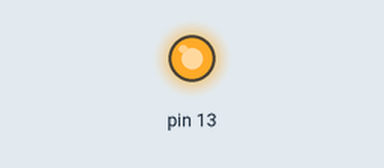
Recording of a sketch running on a simulated Arduino Uno, built with avr-gcc and run on an emulated ATmega328P. On the bench: output pins drawn as LEDs (lit = HIGH). Sleep ends after the set time or at an interrupt; what the sketch prints to the serial monitor is not drawn.

Above: at 4.0 s.
At 8.4 s:
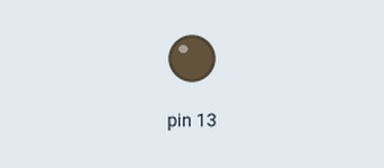
Timing chart, 0 to 10.6 s (numbered marks = the images above):
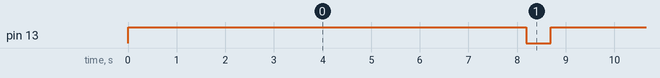

The sketch:

working_sleep_xbee_end.ino
```cpp
#include <avr/sleep.h>
// This library contains functions to set various low-power
// states for the ATmega328

// This variable is made volatile because it is changed inside
// an interrupt function
volatile int sleep_count = 0; // Keep track of how many sleep
// cycles have been completed.
const int interval = 5; // Interval in minutes between waking
// and doing tasks.
const int sleep_total = (interval*60)/8; // Approximate number
// of sleep cycles needed before the interval defined above
// elapses. Not that this does integer math.

void setup(void) {
watchdogOn(); // Turn on the watch dog timer.
pinMode(13, OUTPUT);
 Serial.begin(9600);
// The following saves some extra power by disabling some
// peripherals I am not using.

// Disable the ADC by setting the ADEN bit (bit 7) to zero.
ADCSRA = ADCSRA & B01111111;

// Disable the analog comparator by setting the ACD bit
// (bit 7) to one.
ACSR = B10000000;

// Disable digital input buffers on all analog input pins
// by setting bits 0-5 to one.
DIDR0 = DIDR0 | B00111111;
}

void loop(void) {
//goToSleep(); // ATmega328 goes to sleep for about 8 seconds
// and continues to execute code when it wakes up
digitalWrite(13, HIGH);   // turn the    // wait for a second
Serial.print('H');
delay(500);
goToSleep();
 digitalWrite(13, LOW);
 Serial.print('L');
delay(500);
}

void goToSleep()
{
// The ATmega328 has five different sleep states.
// See the ATmega 328 datasheet for more information.
// SLEEP_MODE_IDLE -the least power savings
// SLEEP_MODE_ADC
// SLEEP_MODE_PWR_SAVE
// SLEEP_MODE_STANDBY
// SLEEP_MODE_PWR_DOWN -the most power savings
// I am using the deepest sleep mode from which a
// watchdog timer interrupt can wake the ATMega328

set_sleep_mode(SLEEP_MODE_PWR_DOWN); // Set sleep mode.
sleep_enable(); // Enable sleep mode.
sleep_mode(); // Enter sleep mode.
// After waking from watchdog interrupt the code continues
// to execute from this point.

sleep_disable(); // Disable sleep mode after waking.

}

void watchdogOn() {

// Clear the reset flag, the WDRF bit (bit 3) of MCUSR.
MCUSR = MCUSR & B11110111;

// Set the WDCE bit (bit 4) and the WDE bit (bit 3)
// of WDTCSR. The WDCE bit must be set in order to
// change WDE or the watchdog prescalers. Setting the
// WDCE bit will allow updtaes to the prescalers and
// WDE for 4 clock cycles then it will be reset by
// hardware.
WDTCSR = WDTCSR | B00011000;

// Set the watchdog timeout prescaler value to 1024 K
// which will yeild a time-out interval of about 8.0 s.
WDTCSR = B00100001;

// Enable the watchdog timer interupt.
WDTCSR = WDTCSR | B01000000;
MCUSR = MCUSR & B11110111;

}

ISR(WDT_vect)
{
sleep_count ++; // keep track of how many sleep cycles
// have been completed.
}
```

Measured:
- by itself, pin 13: alternates HIGH for 7.7 s and LOW for 0.50 s
